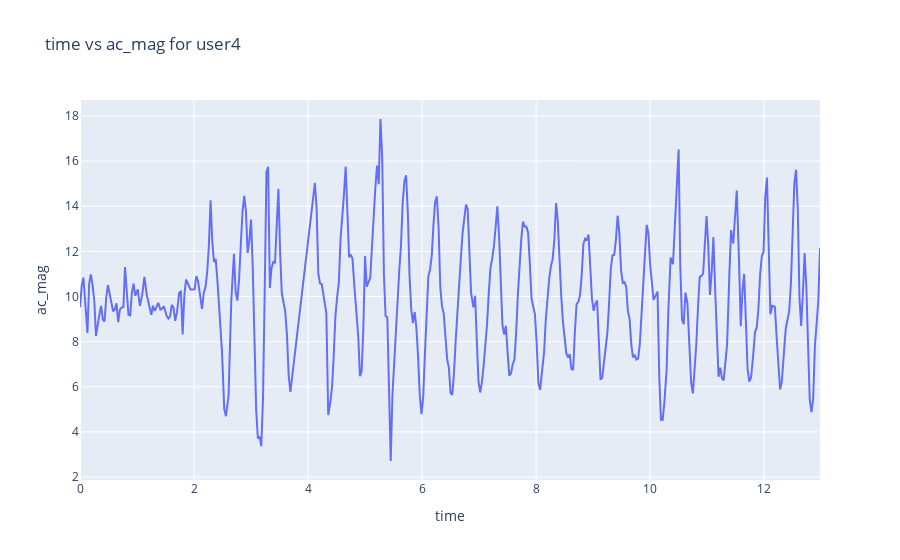

The notebook cell this image was saved under:
### Code cell
user="user4"
user=user_data[user_data["label"]==user].head(400)
fig = px.line(user, x="time", y="ac_mag", title='time vs ac_mag for user4')
fig.show()

### Figure 1 — Plotly figure (JSON) as saved in the notebook; plotly's stock layout.template omitted (floating-point values rounded to 4 significant figures; data arrays with more than 128 entries replaced by an {"elided": "..."} marker saying what was removed)
{"data": [{"hoverlabel": {"namelength": 0}, "hovertemplate": "time=%{x}<br>ac_mag=%{y}", "legendgroup": "", "line": {"color": "#636efa", "dash": "solid"}, "mode": "lines", "name": "", "showlegend": false, "type": "scatter", "x": {"elided": "400 float values"}, "xaxis": "x", "y": {"elided": "400 float values"}, "yaxis": "y"}], "layout": {"legend": {"tracegroupgap": 0}, "title": {"text": "time vs ac_mag for user4"}, "xaxis": {"anchor": "y", "domain": [0, 1], "title": {"text": "time"}}, "yaxis": {"anchor": "x", "domain": [0, 1], "title": {"text": "ac_mag"}}}}
